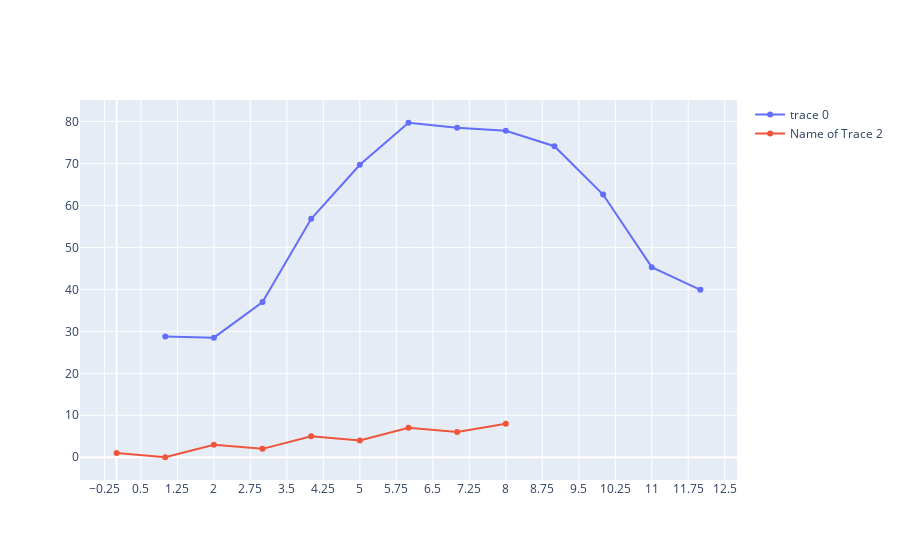

The code cell stored with this chart in its notebook:
### Code cell
import plotly.graph_objects as go

fig = go.Figure(go.Scatter(
    x = [1, 2, 3, 4, 5, 6, 7, 8, 9, 10, 11, 12],
    y = [28.8, 28.5, 37, 56.8, 69.7, 79.7, 78.5, 77.8, 74.1, 62.6, 45.3, 39.9]
))

fig.update_layout(
    xaxis = dict(
        tickmode = 'linear',
        tick0 = 0.5,
        dtick = 0.75
    )
)
fig.add_trace(go.Scatter(
    x=[0, 1, 2, 3, 4, 5, 6, 7, 8],
    y=[1, 0, 3, 2, 5, 4, 7, 6, 8],
    name="Name of Trace 2"
))

fig.show()

### Figure 1 — Plotly figure (JSON) as saved in the notebook; plotly's stock layout.template omitted (floating-point values rounded to 4 significant figures)
{"data": [{"type": "scatter", "x": [1, 2, 3, 4, 5, 6, 7, 8, 9, 10, 11, 12], "y": [28.8, 28.5, 37, 56.8, 69.7, 79.7, 78.5, 77.8, 74.1, 62.6, 45.3, 39.9]}, {"name": "Name of Trace 2", "type": "scatter", "x": [0, 1, 2, 3, 4, 5, 6, 7, 8], "y": [1, 0, 3, 2, 5, 4, 7, 6, 8]}], "layout": {"xaxis": {"dtick": 0.75, "tick0": 0.5, "tickmode": "linear"}}}
